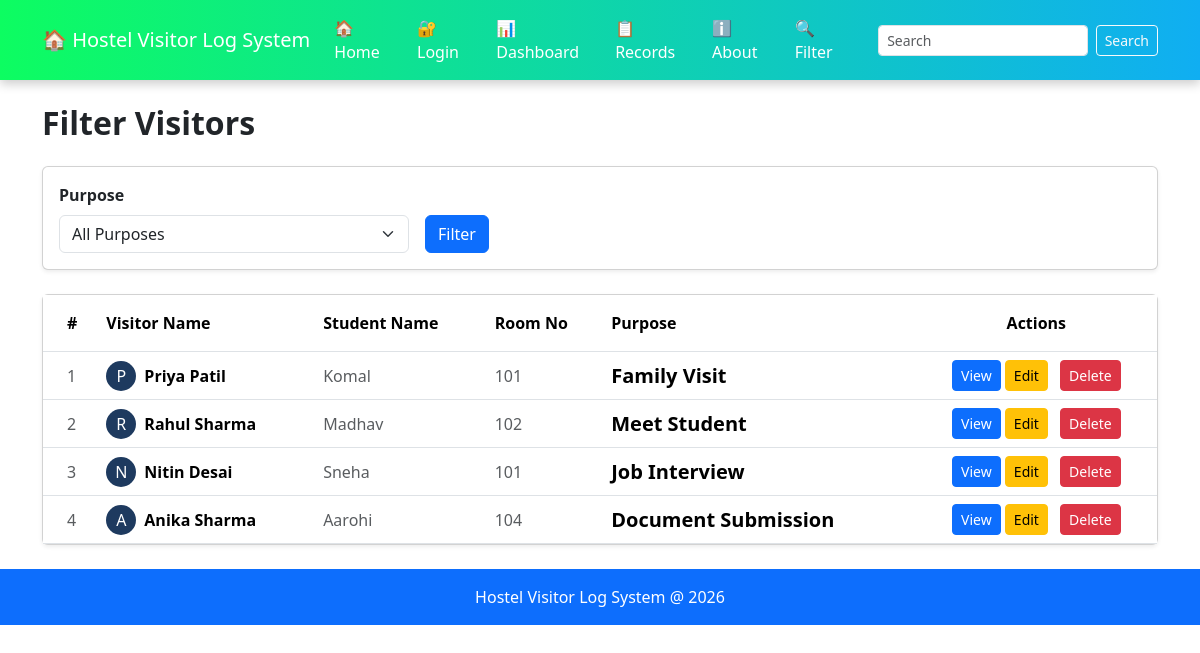
The app's page /filter, older data.
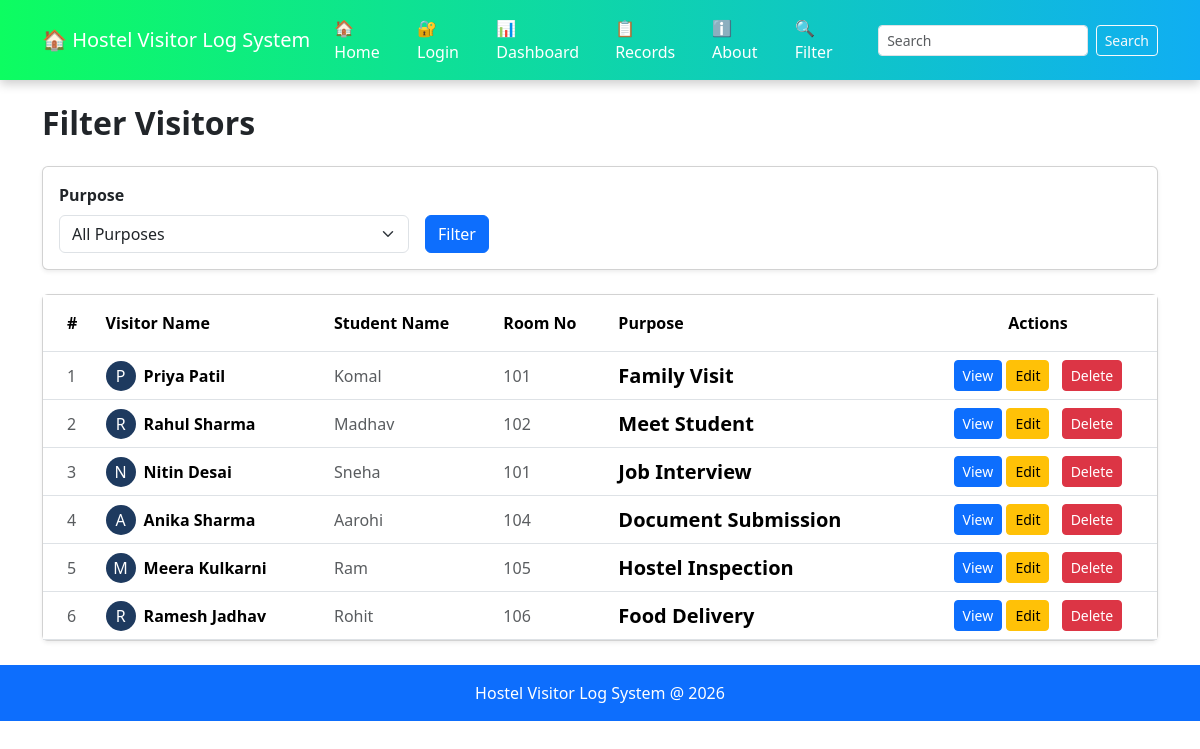
The same page, newer data.
### tables this page shows
CREATE TABLE visitors(
        id INTEGER PRIMARY KEY AUTOINCREMENT,
        visitor_name TEXT NOT NULL,
        student_name TEXT NOT NULL,
        room_no TEXT NOT NULL,
        purpose TEXT NOT NULL
    );

### app.py (the view)
@app.route('/filter')
def filter_students():
    purpose = request.args.get('purpose', '')
    conn = get_db()
    purposes = conn.execute("""
        SELECT DISTINCT purpose
        FROM visitors
        ORDER BY purpose
    """).fetchall()
    if purpose:
        visitors = conn.execute("""
            SELECT *
            FROM visitors
            WHERE purpose = ?
            ORDER BY id ASC
        """, (purpose,)).fetchall()
    else:
        visitors = conn.execute("""
            SELECT *
            FROM visitors
            ORDER BY id ASC
        """).fetchall()
    conn.close()
    return render_template(
        'filter.html',
        visitors=visitors,
        purposes=purposes,
        selected_purpose=purpose
    )

### app.py (called while the page is built)
def get_db():
    conn = sqlite3.connect("Database.db")
    conn.row_factory = sqlite3.Row
    return conn

### templates/filter.html (shortened to what this page needs)
{% extends 'base.html' %}
{% block content %}
<h2 class="fw-bold mb-4">Filter Visitors</h2>
<div class="card mb-4 shadow-sm">
    <div class="card-body">
        <form method="GET" action="/filter" >
            <div class="row g-3 align-items-end">
                <div class="col-md-4">
                    <label class="form-label fw-bold">Purpose</label>
                    <select name="purpose" class="form-select">
    <option value="">All Purposes</option>
</select>
                </div>
                <div class="col-md-4">
                    <button type="submit" class="btn btn-primary">Filter</button>
                </div>
            </div>
        </form>
    </div>
</div>
{% if visitors %}
<div class="card shadow-sm">
    <div class="card-body p-0">
        <div class="table-responsive">
            <table class="table table-hover mb-0">
                <thead style="background-color: #1e3a5f; color:white;">
                    <tr>
                        <th class="py-3 ps-4">#</th>
                        <th class="py-3"> Visitor Name</th>
                        <th class="py-3">Student Name</th>
                        <th class="py-3">Room No</th>
                        <th class="py-3">Purpose</th>
                        <th class="py-3 text-center">Actions</th>
                    </tr>
                </thead>
                <tbody>
                    {% for visitor in visitors %}
                    <tr class="align-middle">
                        <td class="ps-4 text-muted">
                            {{ loop.index }}
                        </td>
                        <td>
                            <div class="d-flex align-items-center">
                                <div class="rounded-circle d-flex justify-content-center align-items-center me-2"
                                     style="width:30px; height:30px; background-color:#1e3a5f; color:white;">
                                    {{ visitor['visitor_name'][0] }}
                                </div>
                                <span class="fw-bold">{{ visitor['visitor_name'] }}</span>
                            </div>
                        </td>
                        <td class="text-muted">{{ visitor['student_name'] }}</td>
                        <td class="text-muted">{{ visitor['room_no'] }}</td>
                        <td>
                            <span class="fw-bold fs-5">{{ visitor['purpose'] }}</span>
                        </td>
                        <td class="text-center">
                            <a href="/view/{{ visitor['id'] }}"
                               class="btn btn-sm btn-primary">
                                View
                            </a>
                            <a href="/edit_visitor/{{ visitor['id'] }}"
                               class="btn btn-sm btn btn-sm btn-warning me-2">
                                 Edit
                            </a>
                            <a href="/delete/{{ visitor['id'] }}"
                               class="btn btn btn-sm btn-danger"
                               onclick="return confirm('Are you sure you want to delete this visitor?');">
                                 Delete
                            </a>
                        </td>
                    </tr>
                    {% endfor %}
                </tbody>
            </table>
        </div>
    </div>
</div>
{% else %}
<div class="alert alert-info mt-4" role="alert">
    No visitors found for the selected filter.
</div>
{% endif %}
{% endblock %}

### templates/base.html (shortened to what this page needs)
<!DOCTYPE html>
<html>
<head>
<link href="https://cdn.jsdelivr.net/npm/bootstrap@5.3.3/dist/css/bootstrap.min.css" rel="stylesheet">
</head>
<body>
     <nav class="navbar navbar-expand-lg navbar-dark">
    <div class="container">
        <a class="navbar-brand" href="/">🏠 Hostel Visitor Log System</a>
        <div class="collapse navbar-collapse" id="mainNavbar">
            <ul class="navbar-nav ms-auto align-items-lg-center">
                <li class="nav-item">
                    <a class="nav-link" href="/">🏠 Home</a>
                </li>
                {% if not session.get('username') %}
                <li class="nav-item">
                    <a class="nav-link" href="/login">🔐 Login</a>
                </li>
                {% endif %}
                <li class="nav-item">
                    <a class="nav-link" href="/dashboard">📊 Dashboard</a>
                </li>
                <li class="nav-item">
                    <a class="nav-link" href="/records">📋 Records</a>
                </li>
                <li class="nav-item">
                    <a class="nav-link" href="/about">ℹ️ About</a>
                </li>
                <li class="nav-item">
                    <a class="nav-link" href="/filter">🔍 Filter</a>
                </li>
                <li class="nav-item">
                    <form class="d-flex ms-3" action="/search" method="GET">
                        <input class="form-control form-control-sm me-2"
                               type="search"
                               placeholder="Search"
                               name="q">
                        <button class="btn btn-outline-light btn-sm"
                                type="submit">
                            Search
                        </button>
                    </form>
                </li>
            </ul>
        </div>
    </div>
</nav>
<div class="container mt-4">
    {% block content %}
    {% endblock %}
</div>
<footer class="bg-primary text-white text-center p-3 mt-4">
    Hostel Visitor Log System @ 2026
</footer>
</body>
</html>

### templates/base.html (style rules this page uses)
.navbar { background: linear-gradient(90deg, #0dfd61, #10aef2); box-shadow: 0 4px 10px rgba(0,0,0,0.2) }
.navbar-brand, .nav-link { color:white !important; }
footer { background:#0d6efd; color:white; text-align:center; padding: 20px; }

Row changes from the older to the newer data that the page shows:
added visitors: visitor_name "M", visitor_name "Meera Kulkarni", student_name "Ram", room_no "105", purpose "Hostel Inspection"
added visitors: visitor_name "R", visitor_name "Ramesh Jadhav", student_name "Rohit", room_no "106", purpose "Food Delivery"
